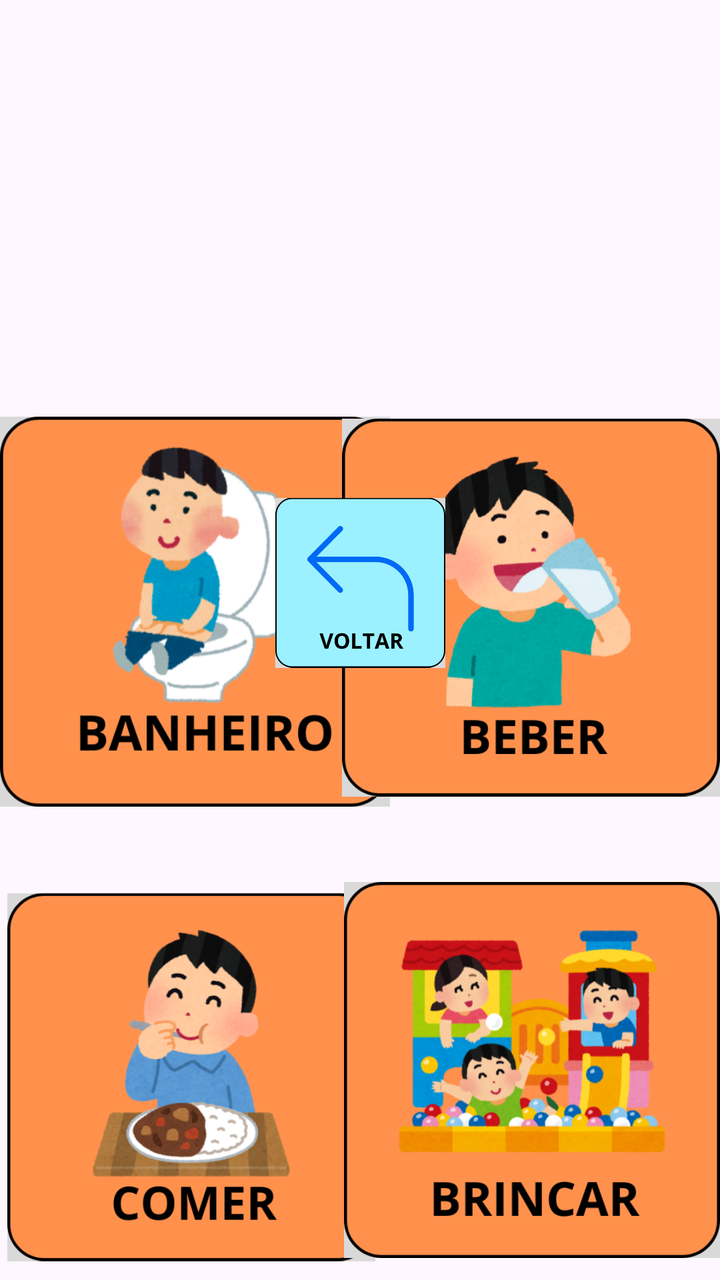
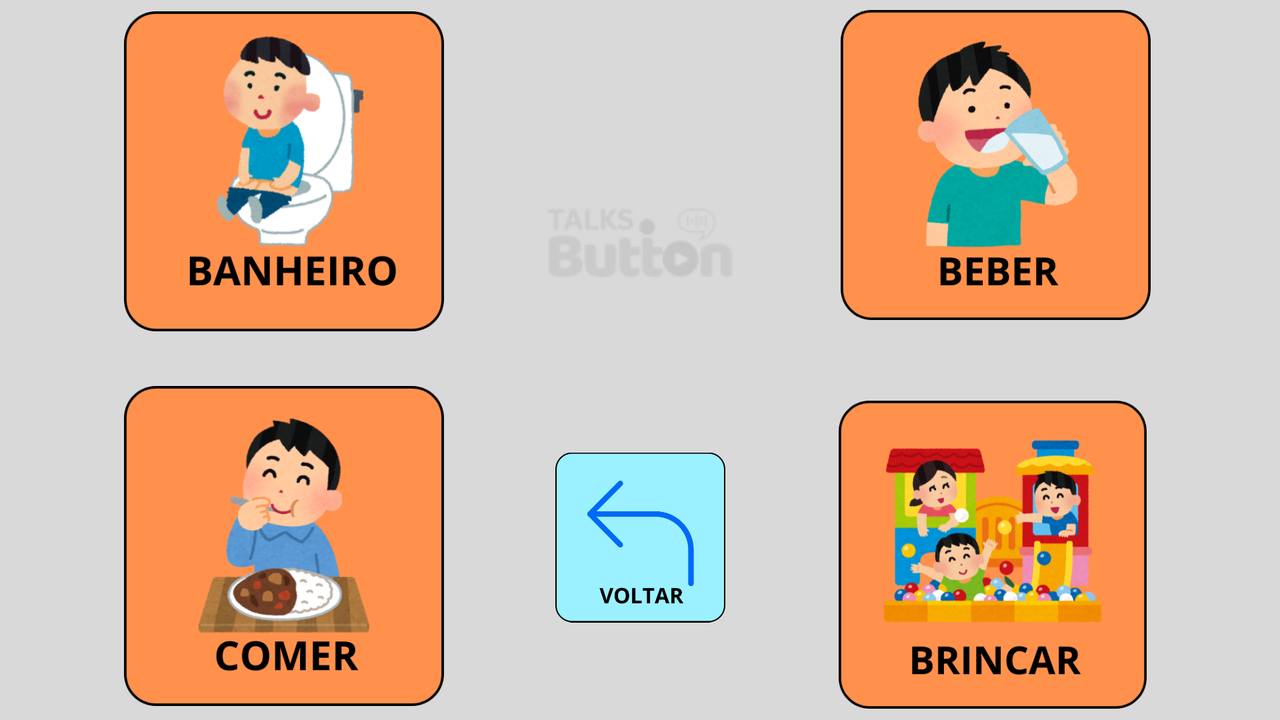

The same Android screen from two of the app's own layout files: first res/layout/ as a phone draws it, then the author's variant for another configuration, drawn on a device whose configuration selects that folder. Both files follow.
<!-- AndroidManifest.xml: application theme Theme.TalksButton -->
<!-- res/layout/segunda_tela.xml -->
<?xml version="1.0" encoding="utf-8"?>

<androidx.constraintlayout.widget.ConstraintLayout xmlns:android="http://schemas.android.com/apk/res/android"
    xmlns:app="http://schemas.android.com/apk/res-auto"
    xmlns:tools="http://schemas.android.com/tools"
    android:layout_width="match_parent"
    android:layout_height="match_parent">

    <ImageView
        android:id="@+id/bt_banheiro"
        android:layout_width="195dp"
        android:layout_height="209dp"
        android:onClick="lerBanheiro"
        android:src="@drawable/bt_banheiro"
        app:layout_constraintBottom_toTopOf="@+id/bt_comer"
        app:layout_constraintEnd_toEndOf="parent"
        app:layout_constraintHorizontal_bias="0.0"
        app:layout_constraintStart_toStartOf="parent"
        app:layout_constraintTop_toTopOf="parent"
        app:layout_constraintVertical_bias="0.883" />

    <ImageView
        android:id="@+id/bt_beber"
        android:layout_width="189dp"
        android:layout_height="214dp"
        android:onClick="lerBeber"
        android:src="@drawable/bt_beber"
        app:layout_constraintBottom_toTopOf="@+id/bt_comer"
        app:layout_constraintEnd_toEndOf="parent"
        app:layout_constraintHorizontal_bias="1.0"
        app:layout_constraintStart_toEndOf="@+id/bt_banheiro"
        app:layout_constraintStart_toStartOf="parent"
        app:layout_constraintTop_toTopOf="parent"
        app:layout_constraintVertical_bias="0.882" />

    <ImageView
        android:id="@+id/bt_comer"
        android:layout_width="184dp"
        android:layout_height="203dp"
        android:onClick="lerComer"
        android:src="@drawable/bt_comer"
        app:layout_constraintBottom_toBottomOf="parent"
        app:layout_constraintEnd_toEndOf="parent"
        app:layout_constraintHorizontal_bias="0.02"
        app:layout_constraintStart_toStartOf="parent"
        app:layout_constraintTop_toTopOf="parent"
        app:layout_constraintVertical_bias="1.0" />

    <ImageView
        android:id="@+id/bt_brincar"
        android:layout_width="188dp"
        android:layout_height="210dp"
        android:onClick="lerBrincar"
        android:src="@drawable/bt_brincar"
        app:layout_constraintBottom_toBottomOf="parent"
        app:layout_constraintEnd_toEndOf="parent"
        app:layout_constraintHorizontal_bias="1.0"
        app:layout_constraintStart_toEndOf="@+id/bt_comer"
        app:layout_constraintStart_toStartOf="parent"
        app:layout_constraintTop_toTopOf="parent"
        app:layout_constraintVertical_bias="1.0" />

    <ImageView
        android:id="@+id/bt_voltar"
        android:layout_width="85dp"
        android:layout_height="90dp"
        android:onClick="voltar"
        android:src="@drawable/bt_voltar"
        app:layout_constraintBottom_toBottomOf="parent"
        app:layout_constraintEnd_toEndOf="parent"
        app:layout_constraintStart_toStartOf="parent"
        app:layout_constraintTop_toTopOf="parent"
        app:layout_constraintVertical_bias="0.448" />

</androidx.constraintlayout.widget.ConstraintLayout>
<!-- resources referenced by this layout -->
<resources>
  <!-- drawable bt_banheiro: png bitmap (drawable, 84723 bytes) -->
  <!-- drawable bt_beber: png bitmap (drawable, 93068 bytes) -->
  <!-- drawable bt_brincar: png bitmap (drawable, 147308 bytes) -->
  <!-- drawable bt_comer: png bitmap (drawable, 103394 bytes) -->
  <!-- drawable bt_voltar: png bitmap (drawable, 17844 bytes) -->
  <style name="Theme.TalksButton" parent="Base.Theme.TalksButton">
  
          <item name="android:windowFullscreen">true</item>
          <item name="android:windowContentOverlay">@null</item>
          <item name="android:windowActionBar">false</item>
          <item name="android:windowNoTitle">true</item>
      </style>
  <style name="Base.Theme.TalksButton" parent="Theme.Material3.DayNight.NoActionBar">
          
          
      </style>
</resources>
<!-- res/layout-land/segunda_tela.xml (the author's variant of the layout above) -->
<!-- drawn on the phone turned sideways -->
<?xml version="1.0" encoding="utf-8"?>
<androidx.constraintlayout.widget.ConstraintLayout xmlns:android="http://schemas.android.com/apk/res/android"
    xmlns:app="http://schemas.android.com/apk/res-auto"
    xmlns:tools="http://schemas.android.com/tools"
    android:layout_width="match_parent"
    android:layout_height="match_parent"
    android:background="@drawable/fundo">

    <ImageView
        android:id="@+id/imageViewBackground"
        android:layout_width="match_parent"
        android:layout_height="match_parent"
        android:scaleType="centerCrop"
        android:src="@drawable/fundo"
        app:layout_constraintBottom_toBottomOf="parent"
        app:layout_constraintEnd_toEndOf="parent"
        app:layout_constraintHorizontal_bias="0.0"
        app:layout_constraintStart_toStartOf="parent"
        app:layout_constraintTop_toTopOf="parent"
        app:layout_constraintVertical_bias="1.0" />

    <ImageView
        android:id="@+id/bt_banheiro"
        android:layout_width="160dp"
        android:layout_height="162dp"
        android:onClick="lerBanheiro"
        android:src="@drawable/bt_banheiro"
        app:layout_constraintBottom_toBottomOf="parent"
        app:layout_constraintEnd_toEndOf="parent"
        app:layout_constraintHorizontal_bias="0.129"
        app:layout_constraintStart_toStartOf="parent"
        app:layout_constraintTop_toTopOf="parent"
        app:layout_constraintVertical_bias="0.024" />

    <ImageView
        android:id="@+id/bt_beber"
        android:layout_width="163dp"
        android:layout_height="155dp"
        android:onClick="lerBeber"
        android:src="@drawable/bt_beber"
        app:layout_constraintBottom_toBottomOf="parent"
        app:layout_constraintEnd_toEndOf="parent"
        app:layout_constraintHorizontal_bias="0.873"
        app:layout_constraintStart_toStartOf="parent"
        app:layout_constraintTop_toTopOf="parent"
        app:layout_constraintVertical_bias="0.024" />

    <ImageView
        android:id="@+id/bt_comer"
        android:layout_width="160dp"
        android:layout_height="174dp"
        android:onClick="lerComer"
        android:src="@drawable/bt_comer"
        app:layout_constraintBottom_toBottomOf="parent"
        app:layout_constraintEnd_toEndOf="parent"
        app:layout_constraintHorizontal_bias="0.129"
        app:layout_constraintStart_toStartOf="parent"
        app:layout_constraintTop_toTopOf="parent"
        app:layout_constraintVertical_bias="1.0" />

    <ImageView
        android:id="@+id/bt_brincar"
        android:layout_width="162dp"
        android:layout_height="154dp"
        android:onClick="lerBrincar"
        android:src="@drawable/bt_brincar"
        app:layout_constraintBottom_toBottomOf="parent"
        app:layout_constraintEnd_toEndOf="parent"
        app:layout_constraintHorizontal_bias="0.869"
        app:layout_constraintStart_toStartOf="parent"
        app:layout_constraintTop_toTopOf="parent"
        app:layout_constraintVertical_bias="0.972" />

    <ImageView
        android:id="@+id/bt_voltar"
        android:layout_width="85dp"
        android:layout_height="90dp"
        android:onClick="voltar"
        android:src="@drawable/bt_voltar"
        app:layout_constraintBottom_toBottomOf="parent"
        app:layout_constraintEnd_toEndOf="parent"
        app:layout_constraintStart_toStartOf="parent"
        app:layout_constraintTop_toTopOf="parent"
        app:layout_constraintVertical_bias="0.828" />

    <ImageView
        android:id="@+id/imageView"
        android:layout_width="wrap_content"
        android:layout_height="wrap_content"
        app:layout_constraintBottom_toBottomOf="parent"
        app:layout_constraintEnd_toStartOf="@+id/bt_beber"
        app:layout_constraintHorizontal_bias="0.478"
        app:layout_constraintStart_toEndOf="@+id/bt_banheiro"
        app:layout_constraintTop_toTopOf="parent"
        app:layout_constraintVertical_bias="0.3"
        app:srcCompat="@drawable/talks_fundo" />

</androidx.constraintlayout.widget.ConstraintLayout>
<!-- resources referenced by the variant -->
<!-- as the phone turned sideways resolves them -->
<resources>
  <!-- drawable bt_banheiro: png bitmap (drawable, 84723 bytes) -->
  <!-- drawable bt_beber: png bitmap (drawable, 93068 bytes) -->
  <!-- drawable bt_brincar: png bitmap (drawable, 147308 bytes) -->
  <!-- drawable bt_comer: png bitmap (drawable, 103394 bytes) -->
  <!-- drawable bt_voltar: png bitmap (drawable, 17844 bytes) -->
  <!-- drawable fundo: png bitmap (drawable, 501 bytes) -->
  <!-- drawable talks_fundo: png bitmap (drawable, 2079 bytes) -->
  <style name="Theme.TalksButton" parent="Base.Theme.TalksButton">
  
          <item name="android:windowFullscreen">true</item>
          <item name="android:windowContentOverlay">@null</item>
          <item name="android:windowActionBar">false</item>
          <item name="android:windowNoTitle">true</item>
      </style>
  <style name="Base.Theme.TalksButton" parent="Theme.Material3.DayNight.NoActionBar">
          
          
      </style>
</resources>
